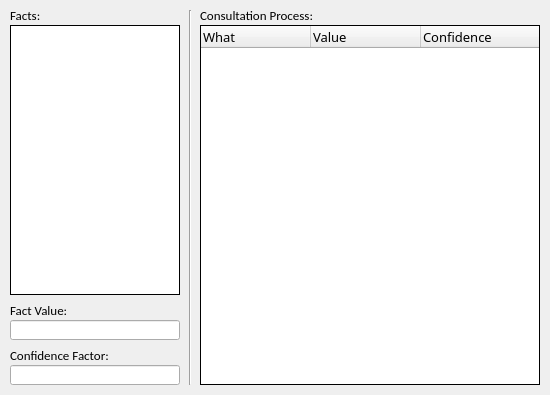
<?xml version="1.0" encoding="UTF-8"?>
<ui version="4.0">
 <class>ConsultationResult</class>
 <widget class="QDialog" name="ConsultationResult">
  <property name="geometry">
   <rect>
    <x>0</x>
    <y>0</y>
    <width>550</width>
    <height>395</height>
   </rect>
  </property>
  <property name="minimumSize">
   <size>
    <width>550</width>
    <height>395</height>
   </size>
  </property>
  <property name="maximumSize">
   <size>
    <width>550</width>
    <height>395</height>
   </size>
  </property>
  <property name="sizeIncrement">
   <size>
    <width>-12821</width>
    <height>0</height>
   </size>
  </property>
  <property name="windowTitle">
   <string>Consultation - Results</string>
  </property>
  <widget class="QListWidget" name="FactList">
   <property name="geometry">
    <rect>
     <x>10</x>
     <y>25</y>
     <width>170</width>
     <height>270</height>
    </rect>
   </property>
   <property name="minimumSize">
    <size>
     <width>170</width>
     <height>270</height>
    </size>
   </property>
   <property name="maximumSize">
    <size>
     <width>170</width>
     <height>270</height>
    </size>
   </property>
   <property name="font">
    <font>
     <family>Calibri Light</family>
     <pointsize>10</pointsize>
    </font>
   </property>
   <property name="frameShape">
    <enum>QFrame::Box</enum>
   </property>
   <property name="frameShadow">
    <enum>QFrame::Plain</enum>
   </property>
   <property name="editTriggers">
    <set>QAbstractItemView::NoEditTriggers</set>
   </property>
  </widget>
  <widget class="QLabel" name="FactValueLabel">
   <property name="geometry">
    <rect>
     <x>10</x>
     <y>300</y>
     <width>71</width>
     <height>20</height>
    </rect>
   </property>
   <property name="minimumSize">
    <size>
     <width>0</width>
     <height>20</height>
    </size>
   </property>
   <property name="maximumSize">
    <size>
     <width>16777215</width>
     <height>20</height>
    </size>
   </property>
   <property name="sizeIncrement">
    <size>
     <width>10</width>
     <height>10</height>
    </size>
   </property>
   <property name="font">
    <font>
     <family>Calibri</family>
     <pointsize>10</pointsize>
    </font>
   </property>
   <property name="text">
    <string>Fact Value:</string>
   </property>
  </widget>
  <widget class="QLineEdit" name="FactValue">
   <property name="geometry">
    <rect>
     <x>10</x>
     <y>320</y>
     <width>170</width>
     <height>20</height>
    </rect>
   </property>
   <property name="minimumSize">
    <size>
     <width>170</width>
     <height>20</height>
    </size>
   </property>
   <property name="maximumSize">
    <size>
     <width>170</width>
     <height>20</height>
    </size>
   </property>
   <property name="font">
    <font>
     <family>Calibri Light</family>
     <pointsize>10</pointsize>
    </font>
   </property>
   <property name="focusPolicy">
    <enum>Qt::NoFocus</enum>
   </property>
   <property name="readOnly">
    <bool>true</bool>
   </property>
  </widget>
  <widget class="QLabel" name="FactListLabel">
   <property name="geometry">
    <rect>
     <x>10</x>
     <y>5</y>
     <width>71</width>
     <height>20</height>
    </rect>
   </property>
   <property name="minimumSize">
    <size>
     <width>0</width>
     <height>20</height>
    </size>
   </property>
   <property name="maximumSize">
    <size>
     <width>16777215</width>
     <height>20</height>
    </size>
   </property>
   <property name="sizeIncrement">
    <size>
     <width>10</width>
     <height>10</height>
    </size>
   </property>
   <property name="font">
    <font>
     <family>Calibri</family>
     <pointsize>10</pointsize>
    </font>
   </property>
   <property name="text">
    <string>Facts:</string>
   </property>
  </widget>
  <widget class="Line" name="Divider">
   <property name="geometry">
    <rect>
     <x>180</x>
     <y>10</y>
     <width>20</width>
     <height>375</height>
    </rect>
   </property>
   <property name="minimumSize">
    <size>
     <width>20</width>
     <height>375</height>
    </size>
   </property>
   <property name="maximumSize">
    <size>
     <width>20</width>
     <height>375</height>
    </size>
   </property>
   <property name="orientation">
    <enum>Qt::Vertical</enum>
   </property>
  </widget>
  <widget class="QTreeWidget" name="ProcessTree">
   <property name="geometry">
    <rect>
     <x>200</x>
     <y>25</y>
     <width>340</width>
     <height>360</height>
    </rect>
   </property>
   <property name="minimumSize">
    <size>
     <width>340</width>
     <height>360</height>
    </size>
   </property>
   <property name="maximumSize">
    <size>
     <width>340</width>
     <height>360</height>
    </size>
   </property>
   <property name="font">
    <font>
     <family>Calibri Light</family>
     <pointsize>10</pointsize>
    </font>
   </property>
   <property name="frameShape">
    <enum>QFrame::Box</enum>
   </property>
   <property name="frameShadow">
    <enum>QFrame::Plain</enum>
   </property>
   <property name="horizontalScrollBarPolicy">
    <enum>Qt::ScrollBarAlwaysOff</enum>
   </property>
   <property name="editTriggers">
    <set>QAbstractItemView::NoEditTriggers</set>
   </property>
   <property name="showDropIndicator" stdset="0">
    <bool>false</bool>
   </property>
   <property name="rootIsDecorated">
    <bool>false</bool>
   </property>
   <property name="animated">
    <bool>true</bool>
   </property>
   <property name="columnCount">
    <number>3</number>
   </property>
   <attribute name="headerVisible">
    <bool>true</bool>
   </attribute>
   <attribute name="headerMinimumSectionSize">
    <number>110</number>
   </attribute>
   <attribute name="headerDefaultSectionSize">
    <number>110</number>
   </attribute>
   <attribute name="headerStretchLastSection">
    <bool>true</bool>
   </attribute>
   <column>
    <property name="text">
     <string>What</string>
    </property>
    <property name="font">
     <font>
      <family>Calibri Light</family>
      <pointsize>10</pointsize>
     </font>
    </property>
   </column>
   <column>
    <property name="text">
     <string>Value</string>
    </property>
    <property name="font">
     <font>
      <family>Calibri Light</family>
      <pointsize>10</pointsize>
     </font>
    </property>
   </column>
   <column>
    <property name="text">
     <string>Confidence</string>
    </property>
   </column>
  </widget>
  <widget class="QLabel" name="ProcessTreeLabel">
   <property name="geometry">
    <rect>
     <x>200</x>
     <y>5</y>
     <width>131</width>
     <height>20</height>
    </rect>
   </property>
   <property name="minimumSize">
    <size>
     <width>0</width>
     <height>20</height>
    </size>
   </property>
   <property name="maximumSize">
    <size>
     <width>16777215</width>
     <height>20</height>
    </size>
   </property>
   <property name="sizeIncrement">
    <size>
     <width>10</width>
     <height>10</height>
    </size>
   </property>
   <property name="font">
    <font>
     <family>Calibri</family>
     <pointsize>10</pointsize>
    </font>
   </property>
   <property name="text">
    <string>Consultation Process:</string>
   </property>
  </widget>
  <widget class="QLabel" name="ConfidenceLabel">
   <property name="geometry">
    <rect>
     <x>10</x>
     <y>345</y>
     <width>111</width>
     <height>20</height>
    </rect>
   </property>
   <property name="minimumSize">
    <size>
     <width>0</width>
     <height>20</height>
    </size>
   </property>
   <property name="maximumSize">
    <size>
     <width>16777215</width>
     <height>20</height>
    </size>
   </property>
   <property name="sizeIncrement">
    <size>
     <width>10</width>
     <height>10</height>
    </size>
   </property>
   <property name="font">
    <font>
     <family>Calibri</family>
     <pointsize>10</pointsize>
    </font>
   </property>
   <property name="text">
    <string>Confidence Factor:</string>
   </property>
  </widget>
  <widget class="QLineEdit" name="Confidence">
   <property name="geometry">
    <rect>
     <x>10</x>
     <y>365</y>
     <width>170</width>
     <height>20</height>
    </rect>
   </property>
   <property name="minimumSize">
    <size>
     <width>170</width>
     <height>20</height>
    </size>
   </property>
   <property name="maximumSize">
    <size>
     <width>170</width>
     <height>20</height>
    </size>
   </property>
   <property name="font">
    <font>
     <family>Calibri Light</family>
     <pointsize>10</pointsize>
    </font>
   </property>
   <property name="focusPolicy">
    <enum>Qt::NoFocus</enum>
   </property>
   <property name="readOnly">
    <bool>true</bool>
   </property>
  </widget>
 </widget>
 <tabstops>
  <tabstop>FactList</tabstop>
  <tabstop>ProcessTree</tabstop>
  <tabstop>FactValue</tabstop>
 </tabstops>
 <resources/>
 <connections>
  <connection>
   <sender>FactList</sender>
   <signal>itemClicked(QListWidgetItem*)</signal>
   <receiver>ConsultationResult</receiver>
   <slot>FactSelected()</slot>
   <hints>
    <hint type="sourcelabel">
     <x>31</x>
     <y>45</y>
    </hint>
    <hint type="destinationlabel">
     <x>5</x>
     <y>41</y>
    </hint>
   </hints>
  </connection>
 </connections>
 <slots>
  <slot>FactSelected()</slot>
 </slots>
</ui>
